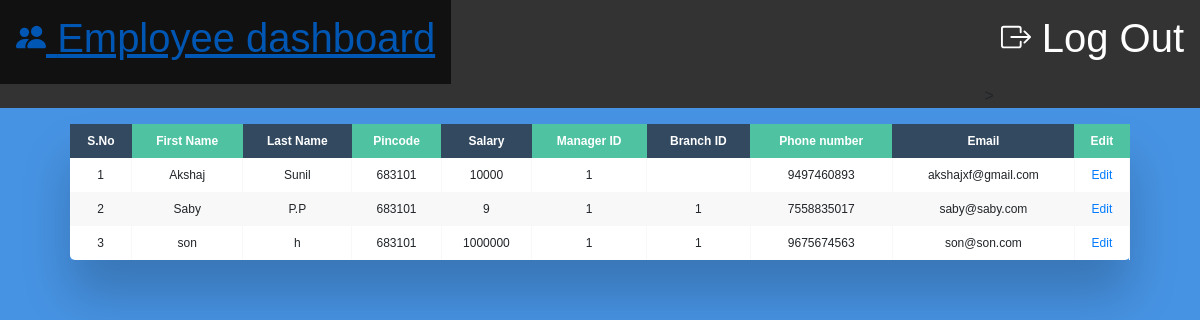
Page /emp_edit2.php (signed in) on the committed database.
### tables this page shows
CREATE TABLE `employee` (
  `Employee_id` int(11) NOT NULL,
  `Aadhar_no` bigint(20) DEFAULT NULL,
  `Salary` int(11) NOT NULL,
  `Manager_id` int(11) DEFAULT NULL,
  `Branch_id` int(11) DEFAULT NULL
);

CREATE TABLE `customer` (
  `Aadhar_no` bigint(20) NOT NULL,
  `Fname` varchar(255) NOT NULL,
  `Lname` varchar(255) NOT NULL,
  `Pincode` int(11) DEFAULT NULL,
  `Phone_no` bigint(20) NOT NULL,
  `Email_id` varchar(255) NOT NULL,
  `Account_no` int(11) DEFAULT NULL,
  `Employee_id` int(11) DEFAULT NULL
);

### emp_edit2.php (the view, shortened to what this page needs)
<?php
$host="localhost";
$user="root";
$pass="";
$database="bank";
$connection=mysqli_connect($host,$user,$pass,$database);
?>
<!DOCTYPE html>
<html lang="en">
<head>
    <link rel="stylesheet" type="text/css" href="style.css" />
    <link rel="stylesheet" href="https://maxcdn.bootstrapcdn.com/bootstrap/4.0.0/css/bootstrap.min.css">
    <link rel="stylesheet" href="./styles/table.css">
</head>
<body>
<?php include('emp_nav.php'); ?>
<div class="table-wrapper" >
<table width="100%" border="1" style="border-collapse:collapse;" class="fl-table">
<thead>
<tr>
<th><strong>S.No</strong></th>
<th><strong>First Name</strong></th>
<th><strong>Last Name</strong></th>
<th><strong>Pincode</strong></th>
<th><strong>Salary</strong></th>
<th><strong>Manager ID</strong></th>
<th><strong>Branch ID</strong></th>
<th><strong>Phone number</strong></th>
<th><strong>Email</strong></th>
<th><strong>Edit</strong></th>
</tr>
</thead>
<tbody>
<?php
$count=1;
$sel_query="SELECT * FROM employee INNER JOIN customer ON employee.Aadhar_no=customer.Aadhar_no WHERE Manager_id='".$_SESSION['emp_id']."';";
$result = mysqli_query($connection,$sel_query);
while($row = mysqli_fetch_assoc($result)) { ?>
<tr><td ><?php echo $count; ?></td>
<td ><?php echo $row['Fname']; ?></td>
<td ><?php echo $row['Lname']; ?></td>
<td ><?php echo $row['Pincode']; ?></td>
<td ><?php echo $row['Salary']; ?></td>
<td ><?php echo $row['Manager_id']; ?></td>
<td ><?php echo $row['Branch_id']; ?></td>
<td ><?php echo $row['Phone_no']; ?></td>
<td ><?php echo $row['Email_id']; ?></td>
<td >
<a href="emp_edits2.php?id=<?php echo $row["Aadhar_no"]; ?>">Edit</a>
</td>
</tr>
<?php $count++; } ?>
</tbody>
</table>
</div>
</body>
</html>

### style.css (style rules this page uses)
html, body, div, span, applet, object, iframe, h1, h2, h3, h4, h5, h6, p, blockquote, pre, a, abbr, acronym, address, big, cite, code, del, dfn, em, font, img, ins, kbd, q, s, samp, small, strike, strong, sub, sup, tt, var, b, u, i, center, dl, dt, dd, ol, ul, li, fieldset, form, label, legend, table, caption, tbody, tfoot, thead, tr, th, td { margin: 0; padding: 0; border: 0; outline: 0; font-size: 100%; vertical-align: baseline; background: transparent; }
body { background: #DCDDDF url(https://cssdeck.com/uploads/media/items/7/7AF2Qzt.png); color: #000; font: 14px Arial; margin: 0 auto; padding: 0; position: relative; }
b, strong { font-weight:bold; }
a { text-decoration: none; }

### styles/table.css (style rules this page uses)
* { box-sizing: border-box; -webkit-box-sizing: border-box; -moz-box-sizing: border-box; }
body { font-family: Helvetica; -webkit-font-smoothing: antialiased; background: rgba( 71, 147, 227, 1); }
.table-wrapper { margin: 10px 70px 70px; box-shadow: 0px 35px 50px rgba( 0, 0, 0, 0.2 ); }
.fl-table { border-radius: 5px; font-size: 12px; font-weight: normal; border: none; border-collapse: collapse; width: 100%; max-width: 100%; white-space: nowrap; background-color: white; }
.fl-table td, .fl-table th { text-align: center; padding: 8px; }
.fl-table td { border-right: 1px solid #f8f8f8; font-size: 12px; }
.fl-table thead th { color: #ffffff; background: #4FC3A1; }
.fl-table thead th:nth-child(odd) { color: #ffffff; background: #324960; }
.fl-table tr:nth-child(even) { background: #F8F8F8; }

### rows in the picture
employee: Aadhar_no.Fname "Akshaj", Aadhar_no.Lname "Sunil", Aadhar_no.Pincode "683101", Salary "10000", Manager "1", Aadhar_no.Phone_no "9497460893", Aadhar_no.Email_id "akshajxf@gmail.com"
employee: Aadhar_no.Fname "Saby", Aadhar_no.Lname "P.P", Aadhar_no.Pincode "683101", Salary "9", Manager "1", Branch "1", Aadhar_no.Phone_no "7558835017", Aadhar_no.Email_id "saby@saby.com"
employee: Aadhar_no.Fname "son", Aadhar_no.Lname "h", Aadhar_no.Pincode "683101", Salary "1000000", Manager "1", Branch "1", Aadhar_no.Phone_no "9675674563", Aadhar_no.Email_id "son@son.com"
